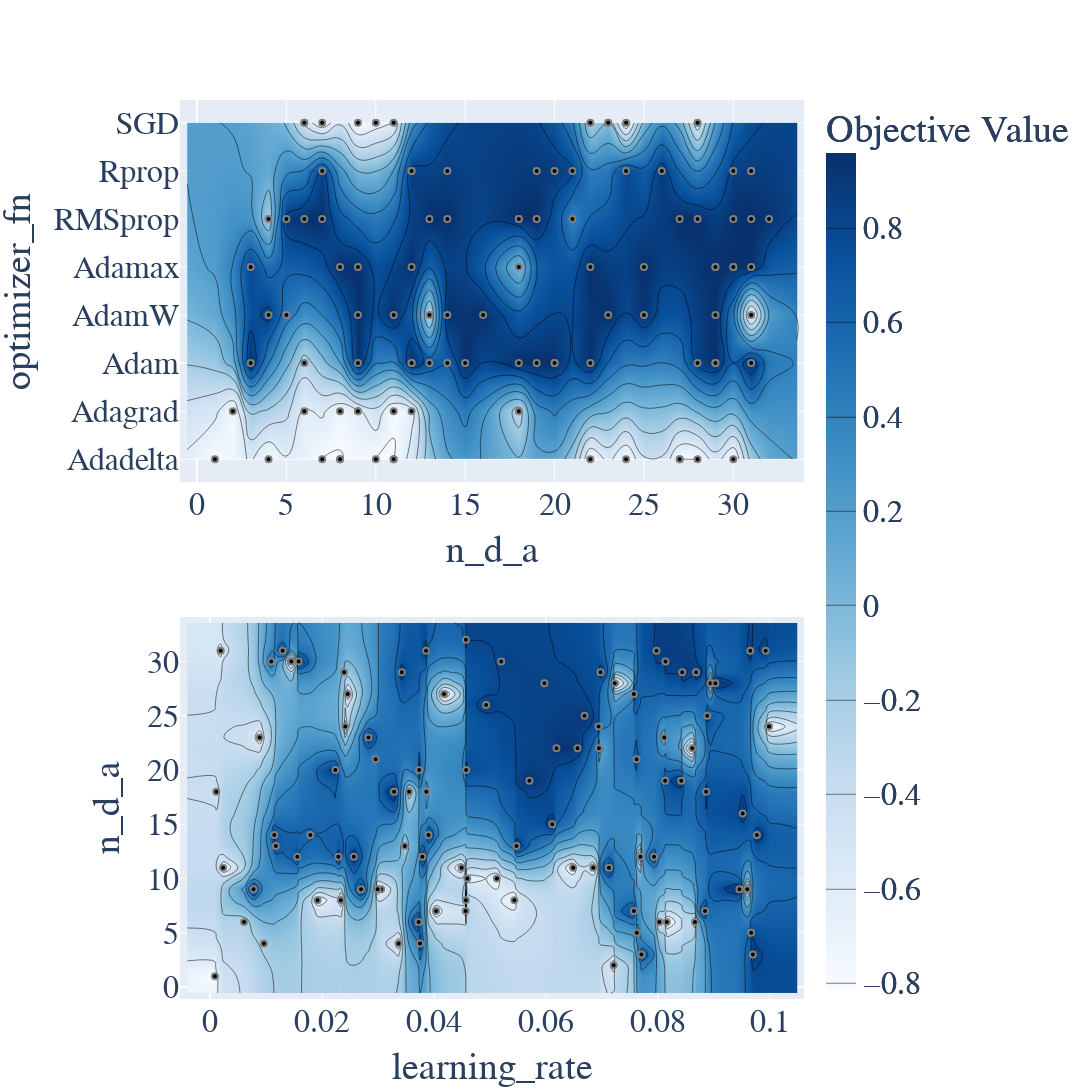

The cell this chart's notebook holds for it:
### Code cell
from plotly.subplots import make_subplots

fig = make_subplots(
    rows=2, cols=1,
)

fig_contour_optim = optuna.visualization.plot_contour(study, params=['optimizer_fn', 'n_d_a'])
fig_contour_lr = optuna.visualization.plot_contour(study, params=['learning_rate', 'n_d_a'])

for trace in fig_contour_optim.data:
    fig.add_trace(trace, row=1, col=1)

for trace in fig_contour_lr.data:
    fig.add_trace(trace, row=2, col=1)

fig.update_layout(
    width=1500,
    height=1200,
    title_font_size=46,
    legend_font_size=24,
    font=dict(
        size=32,
        family='Times New Roman'
    ),
    title=''
)

for annotation in fig['layout']['annotations']:
    annotation['font'] = dict(size=32)

fig.update_xaxes(title_text="n_d_a", row=1, col=1)
fig.update_yaxes(title_text="optimizer_fn", row=1, col=1)
fig.update_yaxes(title_text="n_d_a", row=2, col=1)
fig.update_xaxes(title_text="learning_rate", row=2, col=1)

fig.show()

### Figure 1 — Plotly figure (JSON) as saved in the notebook; plotly's stock layout.template omitted (floating-point values rounded to 4 significant figures; data arrays with more than 128 entries replaced by an {"elided": "..."} marker saying what was removed)
{"data": [{"colorbar": {"title": {"text": "Objective Value"}}, "colorscale": [[0, "rgb(247,251,255)"], [0.125, "rgb(222,235,247)"], [0.25, "rgb(198,219,239)"], [0.375, "rgb(158,202,225)"], [0.5, "rgb(107,174,214)"], [0.625, "rgb(66,146,198)"], [0.75, "rgb(33,113,181)"], [0.875, "rgb(8,81,156)"], [1, "rgb(8,48,107)"]], "connectgaps": true, "contours": {"coloring": "heatmap"}, "hoverinfo": "none", "line": {"smoothing": 1.3}, "reversescale": false, "type": "contour", "x": [-0.55, 1, 2, 3, 4, 5, 6, 7, 8, 9, 10, 11, 12, 13, 14, 15, 16, 18, 19, 20, 21, 22, 23, 24, 25, 26, 27, 28, 29, 30, 31, 32, 33.55], "xaxis": "x", "y": ["Adadelta", "Adagrad", "Adam", "AdamW", "Adamax", "RMSprop", "Rprop", "SGD"], "yaxis": "y", "z": {"elided": "8x33 float values"}}, {"marker": {"color": "black", "line": {"color": "Gray", "width": 2}}, "mode": "markers", "name": "Feasible Trial", "showlegend": false, "type": "scatter", "x": [30, 10, 12, 11, 6, 3, 13, 9, 9, 29, 27, 29, 8, 29, 23, 11, 29, 7, 20, 18, 31, 30, 24, 19, 8, 12, 5, 7, 7, 18, 12, 18, 2, 31, 31, 23, 15, 24, 14, 27, 7, 30, 28, 20, 29, 6, 25, 14, 20, 9, 24, 23, 19, 18, 26, 6, 31, 27, 21, 4, 3, 28, 8, 4, 31, 22, 22, 5, 12, 22, 28, 13, 14, 30, 25, 28, 18, 11, 13, 32, 9, 8, 11, 22, 6, 12, 9, 14, 31, 21, 10, 4, 1, 30, 12, 19, 9, 11, 16, 6], "xaxis": "x", "y": ["Adamax", "SGD", "Adam", "Adadelta", "Adagrad", "Adamax", "RMSprop", "AdamW", "Adamax", "Adam", "Adadelta", "Adamax", "Adamax", "Adamax", "SGD", "Adadelta", "Adam", "RMSprop", "Adam", "RMSprop", "Rprop", "RMSprop", "Adadelta", "Adam", "Adadelta", "Rprop", "AdamW", "Rprop", "Adadelta", "RMSprop", "Adagrad", "Adagrad", "Adagrad", "Adam", "AdamW", "AdamW", "Adam", "SGD", "Rprop", "Adadelta", "SGD", "Adamax", "Adam", "Adam", "AdamW", "SGD", "AdamW", "AdamW", "Rprop", "SGD", "Rprop", "SGD", "Rprop", "Adam", "Rprop", "Adam", "RMSprop", "RMSprop", "Rprop", "RMSprop", "Adam", "SGD", "Adadelta", "AdamW", "Rprop", "Adadelta", "Adamax", "RMSprop", "Rprop", "Adam", "Adadelta", "AdamW", "RMSprop", "Rprop", "Adamax", "RMSprop", "Adamax", "Adagrad", "Adam", "RMSprop", "Adagrad", "Adagrad", "SGD", "SGD", "RMSprop", "Adam", "Adam", "Adam", "Adamax", "RMSprop", "Adadelta", "Adadelta", "Adadelta", "Adadelta", "Adamax", "RMSprop", "Adagrad", "AdamW", "AdamW", "SGD"], "yaxis": "y"}, {"marker": {"color": "#cccccc", "line": {"color": "Gray", "width": 2}}, "mode": "markers", "name": "Infeasible Trial", "showlegend": false, "type": "scatter", "x": [], "xaxis": "x", "y": [], "yaxis": "y"}, {"colorbar": {"title": {"text": "Objective Value"}}, "colorscale": [[0, "rgb(247,251,255)"], [0.125, "rgb(222,235,247)"], [0.25, "rgb(198,219,239)"], [0.375, "rgb(158,202,225)"], [0.5, "rgb(107,174,214)"], [0.625, "rgb(66,146,198)"], [0.75, "rgb(33,113,181)"], [0.875, "rgb(8,81,156)"], [1, "rgb(8,48,107)"]], "connectgaps": true, "contours": {"coloring": "heatmap"}, "hoverinfo": "none", "line": {"smoothing": 1.3}, "reversescale": false, "type": "contour", "x": [-0.004091, 0.0008606, 0.001102, 0.001888, 0.002321, 0.00606, 0.00776, 0.008857, 0.009612, 0.01092, 0.01147, 0.01174, 0.01295, 0.0145, 0.01558, 0.01582, 0.01791, 0.0192, 0.02238, 0.02292, 0.02335, 0.02394, 0.02415, 0.02458, 0.02568, 0.02697, 0.02831, 0.02958, 0.02992, 0.03056, 0.03288, 0.03367, 0.03425, 0.03477, 0.03555, 0.03727, 0.03735, 0.03752, 0.03793, 0.03859, 0.03864, 0.03902, 0.04039, 0.0418, 0.04495, 0.04566, 0.04571, 0.04572, 0.04575, 0.04595, 0.04932, 0.05124, 0.05202, 0.05437, 0.05475, 0.05706, 0.05973, 0.06115, 0.0619, 0.06489, 0.06566, 0.06691, 0.06847, 0.06942, 0.06949, 0.06977, 0.07128, 0.07212, 0.07232, 0.07573, 0.07573, 0.07622, 0.07626, 0.07691, 0.07708, 0.07933, 0.07978, 0.08028, 0.08117, 0.08131, 0.08138, 0.08161, 0.0842, 0.08437, 0.08617, 0.08665, 0.08685, 0.08845, 0.08865, 0.08884, 0.08942, 0.0903, 0.0946, 0.09517, 0.09599, 0.09653, 0.0967, 0.09699, 0.09772, 0.09928, 0.09989, 0.1048], "xaxis": "x2", "y": [-0.55, 1, 2, 3, 4, 5, 6, 7, 8, 9, 10, 11, 12, 13, 14, 15, 16, 18, 19, 20, 21, 22, 23, 24, 25, 26, 27, 28, 29, 30, 31, 32, 33.55], "yaxis": "y2", "z": {"elided": "33x102 float values"}}, {"marker": {"color": "black", "line": {"color": "Gray", "width": 2}}, "mode": "markers", "name": "Feasible Trial", "showlegend": false, "type": "scatter", "x": [0.08138, 0.04595, 0.02292, 0.06489, 0.08665, 0.07708, 0.05475, 0.02697, 0.00776, 0.03425, 0.02458, 0.06977, 0.04571, 0.08685, 0.08117, 0.002321, 0.02394, 0.08845, 0.03735, 0.03288, 0.01295, 0.01582, 0.09989, 0.05706, 0.05437, 0.07933, 0.07626, 0.07573, 0.04039, 0.001102, 0.07691, 0.03555, 0.07212, 0.07978, 0.001888, 0.02831, 0.06115, 0.02415, 0.03902, 0.0418, 0.04566, 0.01092, 0.05973, 0.04575, 0.08437, 0.08161, 0.08884, 0.09772, 0.02238, 0.09599, 0.06942, 0.008857, 0.08131, 0.08865, 0.04932, 0.00606, 0.09653, 0.07573, 0.07622, 0.009612, 0.09699, 0.08942, 0.02335, 0.03752, 0.09928, 0.08617, 0.0619, 0.0967, 0.01558, 0.06566, 0.07232, 0.03477, 0.01147, 0.05202, 0.06691, 0.0903, 0.03864, 0.04495, 0.01174, 0.04572, 0.03056, 0.0192, 0.06847, 0.06949, 0.03727, 0.03793, 0.0946, 0.01791, 0.03859, 0.02958, 0.05124, 0.03367, 0.0008606, 0.0145, 0.02568, 0.0842, 0.02992, 0.07128, 0.09517, 0.08028], "xaxis": "x2", "y": [30, 10, 12, 11, 6, 3, 13, 9, 9, 29, 27, 29, 8, 29, 23, 11, 29, 7, 20, 18, 31, 30, 24, 19, 8, 12, 5, 7, 7, 18, 12, 18, 2, 31, 31, 23, 15, 24, 14, 27, 7, 30, 28, 20, 29, 6, 25, 14, 20, 9, 24, 23, 19, 18, 26, 6, 31, 27, 21, 4, 3, 28, 8, 4, 31, 22, 22, 5, 12, 22, 28, 13, 14, 30, 25, 28, 18, 11, 13, 32, 9, 8, 11, 22, 6, 12, 9, 14, 31, 21, 10, 4, 1, 30, 12, 19, 9, 11, 16, 6], "yaxis": "y2"}, {"marker": {"color": "#cccccc", "line": {"color": "Gray", "width": 2}}, "mode": "markers", "name": "Infeasible Trial", "showlegend": false, "type": "scatter", "x": [], "xaxis": "x2", "y": [], "yaxis": "y2"}], "layout": {"font": {"family": "Times New Roman", "size": 32}, "height": 1200, "legend": {"font": {"size": 24}}, "title": {"text": ""}, "width": 1500, "xaxis": {"anchor": "y", "domain": [0, 1], "title": {"text": "n_d_a"}}, "xaxis2": {"anchor": "y2", "domain": [0, 1], "title": {"text": "learning_rate"}}, "yaxis": {"anchor": "x", "domain": [0.575, 1], "title": {"text": "optimizer_fn"}}, "yaxis2": {"anchor": "x2", "domain": [0, 0.425], "title": {"text": "n_d_a"}}}}
